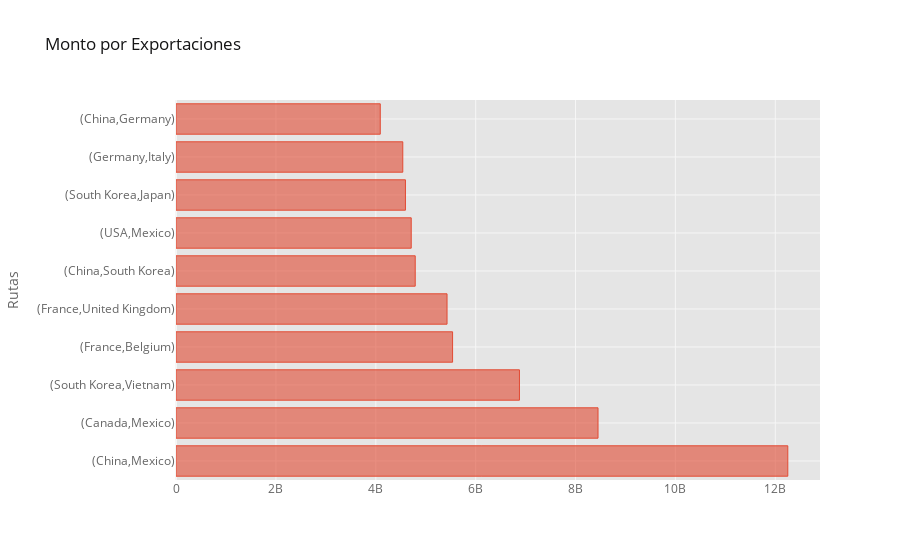

This figure's notebook cell:
### Code cell
top_val_exp.iplot(kind='barh', x=["Origen", "Destino"], y="Monto ($)", title="Monto por Exportaciones", yTitle="Rutas")

### Figure 1 — Plotly figure (JSON) as saved in the notebook; plotly's stock layout.template omitted (floating-point values rounded to 4 significant figures)
{"data": [{"marker": {"color": "rgba(226, 74, 51, 0.6)", "line": {"color": "rgba(226, 74, 51, 1.0)", "width": 1}}, "name": "Monto ($)", "orientation": "h", "text": "", "type": "bar", "x": [12250000000, 8450000000, 6877007000, 5538069000, 5427000000, 4790000000, 4710000000, 4594000000, 4541000000, 4090000000], "y": ["(China,Mexico)", "(Canada,Mexico)", "(South Korea,Vietnam)", "(France,Belgium)", "(France,United Kingdom)", "(China,South Korea)", "(USA,Mexico)", "(South Korea,Japan)", "(Germany,Italy)", "(China,Germany)"]}], "layout": {"legend": {"bgcolor": "#FFFFFF", "font": {"color": "#666666"}}, "paper_bgcolor": "#FFFFFF", "plot_bgcolor": "#E5E5E5", "title": {"font": {"color": "#151516"}, "text": "Monto por Exportaciones"}, "xaxis": {"gridcolor": "#F6F6F6", "showgrid": true, "tickfont": {"color": "#666666"}, "title": {"font": {"color": "#666666"}, "text": ""}, "zerolinecolor": "#F6F6F6"}, "yaxis": {"gridcolor": "#F6F6F6", "showgrid": true, "tickfont": {"color": "#666666"}, "title": {"font": {"color": "#666666"}, "text": "Rutas"}, "zerolinecolor": "#F6F6F6"}}}
